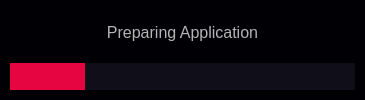
<?xml version="1.0" encoding="UTF-8"?>
<ui version="4.0">
 <class>LoadWindow</class>
 <widget class="QMainWindow" name="LoadWindow">
  <property name="enabled">
   <bool>true</bool>
  </property>
  <property name="geometry">
   <rect>
    <x>0</x>
    <y>0</y>
    <width>365</width>
    <height>100</height>
   </rect>
  </property>
  <property name="minimumSize">
   <size>
    <width>365</width>
    <height>100</height>
   </size>
  </property>
  <property name="maximumSize">
   <size>
    <width>365</width>
    <height>100</height>
   </size>
  </property>
  <property name="windowTitle">
   <string>Tilda - Loading</string>
  </property>
  <property name="windowIcon">
   <iconset>
    <normaloff>../../../../../../Desktop/Poisk-0.8.3/icon.ico</normaloff>
    <normalon>../../../../../../Desktop/Poisk-0.8.3/icon.ico</normalon>
    <disabledoff>../../../../../../Desktop/Poisk-0.8.3/icon.ico</disabledoff>
    <disabledon>../../../../../../Desktop/Poisk-0.8.3/icon.ico</disabledon>
    <activeoff>../../../../../../Desktop/Poisk-0.8.3/icon.ico</activeoff>
    <activeon>../../../../../../Desktop/Poisk-0.8.3/icon.ico</activeon>
    <selectedoff>../../../../../../Desktop/Poisk-0.8.3/icon.ico</selectedoff>
    <selectedon>../../../../../../Desktop/Poisk-0.8.3/icon.ico</selectedon>../../../../../../Desktop/Poisk-0.8.3/icon.ico</iconset>
  </property>
  <property name="windowOpacity">
   <double>1.000000000000000</double>
  </property>
  <property name="documentMode">
   <bool>false</bool>
  </property>
  <widget class="QWidget" name="centralwidget">
   <property name="styleSheet">
    <string notr="true">QWidget{
background-color: rgb(15, 14, 25);
font: 12pt &quot;DM Sans&quot;;
}</string>
   </property>
   <layout class="QHBoxLayout" name="horizontalLayout">
    <property name="spacing">
     <number>0</number>
    </property>
    <property name="leftMargin">
     <number>0</number>
    </property>
    <property name="topMargin">
     <number>0</number>
    </property>
    <property name="rightMargin">
     <number>0</number>
    </property>
    <property name="bottomMargin">
     <number>0</number>
    </property>
    <item>
     <widget class="QFrame" name="frame">
      <property name="styleSheet">
       <string notr="true">QFrame {
border: 0px solid black;
border-radius: 0px; 
color: rgb(159, 157, 144); 
background-color: rgb(1, 1, 5);


}</string>
      </property>
      <property name="frameShape">
       <enum>QFrame::StyledPanel</enum>
      </property>
      <property name="frameShadow">
       <enum>QFrame::Raised</enum>
      </property>
      <layout class="QVBoxLayout" name="verticalLayout">
       <item>
        <widget class="QLabel" name="info_text">
         <property name="font">
          <font>
           <pointsize>12</pointsize>
           <italic>false</italic>
           <bold>false</bold>
           <stylestrategy>PreferAntialias</stylestrategy>
          </font>
         </property>
         <property name="styleSheet">
          <string notr="true">color: rgb(180, 180, 180)</string>
         </property>
         <property name="text">
          <string>Preparing Application</string>
         </property>
         <property name="alignment">
          <set>Qt::AlignCenter</set>
         </property>
        </widget>
       </item>
       <item>
        <widget class="QProgressBar" name="progressBar">
         <property name="sizePolicy">
          <sizepolicy hsizetype="Ignored" vsizetype="Fixed">
           <horstretch>0</horstretch>
           <verstretch>0</verstretch>
          </sizepolicy>
         </property>
         <property name="font">
          <font>
           <pointsize>12</pointsize>
           <italic>false</italic>
           <bold>false</bold>
           <stylestrategy>PreferAntialias</stylestrategy>
          </font>
         </property>
         <property name="styleSheet">
          <string notr="true">QProgressBar{
    border: 1px solid black;
    border-radius: 0px;
    text-align: center
}

QProgressBar::chunk {
    background-color: rgb(230, 5, 64);
    width: 1px;
    margin: 0px;
}</string>
         </property>
         <property name="value">
          <number>22</number>
         </property>
         <property name="alignment">
          <set>Qt::AlignCenter</set>
         </property>
         <property name="textVisible">
          <bool>false</bool>
         </property>
         <property name="invertedAppearance">
          <bool>false</bool>
         </property>
        </widget>
       </item>
      </layout>
     </widget>
    </item>
   </layout>
  </widget>
 </widget>
 <resources/>
 <connections/>
</ui>
